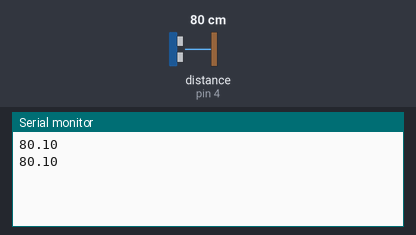
Simulated run of this sketch. Board: Arduino Uno, built with avr-gcc and run on an emulated ATmega328P. On the bench: the last lines printed to the serial monitor. Wiring (inferred from the names in the program): ultrasonic range finder: trigger pin 2; echo pin 4. The test bench sets the inputs (shaded band); at power-on: distance to the obstacle (sensor on pin 4) 80 cm. The echo pulse lasts 58.3 µs per cm.

Above: at 1.8 s.
1.9 s: distance to the obstacle (sensor on pin 4) set to 2 cm
At 2.8 s:
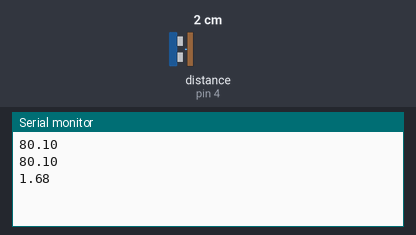
3.4 s: distance to the obstacle (sensor on pin 4) set to 4 cm
At 4.8 s:
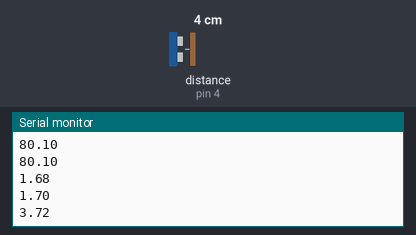
Timing chart, 0 to 6.4 s (numbered marks = the images above; inputs shaded):
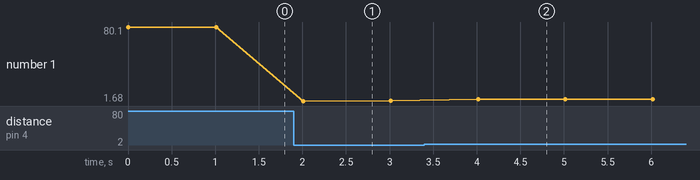

The sketch:

supernoise_wifi.ino
```cpp
const int TrigPin=2;
const int EchoPin=4;
float cm;
void setup() {
  // put your setup code here, to run once:
  Serial.begin(9600);
  pinMode(TrigPin,OUTPUT);
  pinMode(EchoPin,INPUT);
}

void loop() {
  // put your main code here, to run repeatedly:
  digitalWrite(TrigPin,LOW);
  delayMicroseconds(2);
  digitalWrite(TrigPin,HIGH);
  delayMicroseconds(10);
  digitalWrite(TrigPin,LOW);
  cm=pulseIn(EchoPin,HIGH)/58.0;
  cm=(int(cm*100.0))/100.0;
  Serial.print(cm);
  Serial.println();
  delay(1000);
}
```

Measured:
- after the input at 1.9 s, the serial monitor: prints a new line after 0.11 s (image 1)
- after the input at 3.4 s, the serial monitor: prints a new line after 0.61 s (image 2)
- plotted number 1: 80.1 → 1.7 after the input at 1.9 s, 1.7 → 3.72 after the input at 3.4 s
